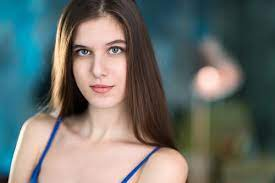
#> input picture Task-4/female.jpg, 275 x 183 px, given in place of the camera
$ python face_recognition.py
#> lines starting #> are read from the running program, lines starting #| are printed output that depends on the picture; after the words box and inside, x2 and y2 are one past the last pixel; in counts of white or black regions, pixels touching at a corner belong together
import cv2
import numpy as np
from os import listdir
from os.path import isfile, join
from datetime import datetime
import pywhatkit
import os


#MAIL
EMAIL_ADD = os.environ.get('EMAIL_ADDRESS')
EMAIL_PASS = os.environ.get('EMAIL_PASSWORD')

# [32 lines left out: function mail, not called in this run]

#WHATSAPP
curr_time = datetime.now()
hour = curr_time.hour
min = curr_time.minute

# [5 lines left out: function whatpy, not called in this run]

#CREATING TRAINING DATA

#Load Haarcascade face classifier
classifier = cv2.CascadeClassifier('haarcascade_frontalface_default.xml')

def face_extractor(img):
    #Detecting face and returning cropped images
    gray = cv2.cvtColor(img, cv2.COLOR_BGR2GRAY)
    faces = classifier.detectMultiScale(gray, 1.3, 5)

    if faces is ():
        return None

    for(x,y,w,h) in faces:
        cropped_face = img[y:y+h, x:x+w]

    return cropped_face

#Accessing webcam
cap = cv2.VideoCapture(0)
count = 0

# #Collecting 500 samples of face
while True:

    ret, frame = cap.read()
#> frame is the input picture: shape (183, 275, 3); mean B, G, R 106.8, 111.3, 105.9
    frame = cv2.flip(frame, 1)
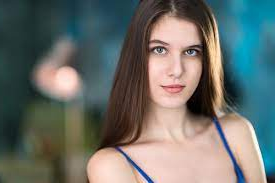
#> frame: shape (183, 275, 3); mean B, G, R 106.8, 111.3, 105.9
    if face_extractor(frame) is not None:
#> in face_extractor, `gray = cv2.cvtColor(img, cv2.COLOR_BGR2GRAY)`:
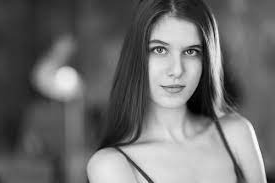
#> gray: shape (183, 275); min 0, max 254, mean 109.2
#> in face_extractor, `faces = classifier.detectMultiScale(gray, 1.3, 5)`: faces = [[138, 24, 76, 76]]
#> the loop in face_extractor, `for(x,y,w,h) in faces:` made 1 pass
#> pass 1, in face_extractor, `cropped_face = img[y:y+h, x:x+w]`:
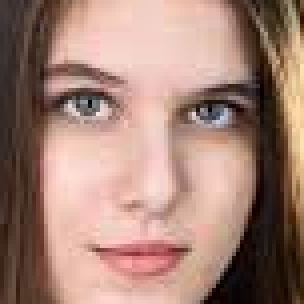
#> cropped_face: shape (76, 76, 3) (shown 4 times larger); mean B, G, R 118.3, 130.4, 164
        count += 1
#> count = 1
        face = cv2.resize(face_extractor(frame), (200, 200))
#> the loop in face_extractor (call 2), `for(x,y,w,h) in faces:` made 1 pass
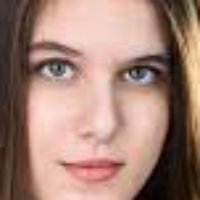
#> face: shape (200, 200, 3); mean B, G, R 118.2, 130.3, 163.8
        face = cv2.cvtColor(face, cv2.COLOR_BGR2GRAY)
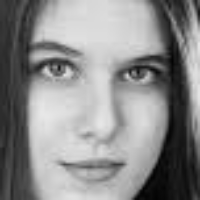
#> face: shape (200, 200); min 3, max 232, mean 138.9

        file_path = 'D:\\MLOps Summer\\Task 6\\faces\\Nisarg\\' + str(count) + '.jpg'
        cv2.imwrite(file_path, face)

        cv2.putText(face, str(count), (50, 50), cv2.FONT_HERSHEY_COMPLEX, 1, (0,255,0), 2)
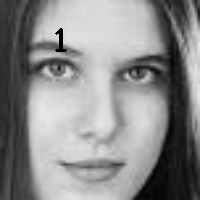
#> face: shape (200, 200); 0.31% of pixels changed, all inside (x1, y1, x2, y2) = (55, 28, 67, 52)
        cv2.imshow('Collecting Face Samples...', face)

    else:
        print('Face Not Found!')
        pass
    if cv2.waitKey(10) == 27 or count == 350:
#> (key Esc is pressed here)
        break

cap.release()
cv2.destroyAllWindows()
print('FACE SAMPLES COLLECTED!')


#TRAINING THE MODEL

data_path = 'D:\\MLOps Summer\\Task 6\\faces\\Nisarg\\'
#> (the run stopped early here; a loop or call above may not have finished)

$ run again, on Task-4/male.jpg
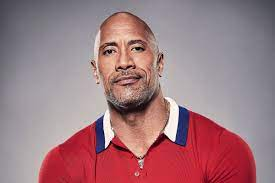
#> input picture Task-4/male.jpg, 275 x 183 px, given in place of the camera
#> frame is the input picture: shape (183, 275, 3); mean B, G, R 128.8, 122, 159.6
#> faces = [[113, 20, 75, 75]]
#> the loop in face_extractor, `for(x,y,w,h) in faces:` made 1 pass
#> pass 1, in face_extractor, `cropped_face = img[y:y+h, x:x+w]`:
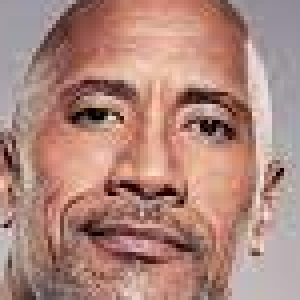
#> cropped_face: shape (75, 75, 3) (shown 4 times larger); mean B, G, R 124.7, 135, 174.8
#> count = 1
#> the loop in face_extractor (call 2), `for(x,y,w,h) in faces:` made 1 pass
#> `cv2.putText(face, str(count), (50, 50), cv2.FONT_HERSHEY_COMPLEX, 1, (..`:
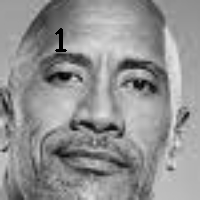
#> face: shape (200, 200); min 0, max 230, mean 145.2

$ run again, on Task-4/Untitled.png
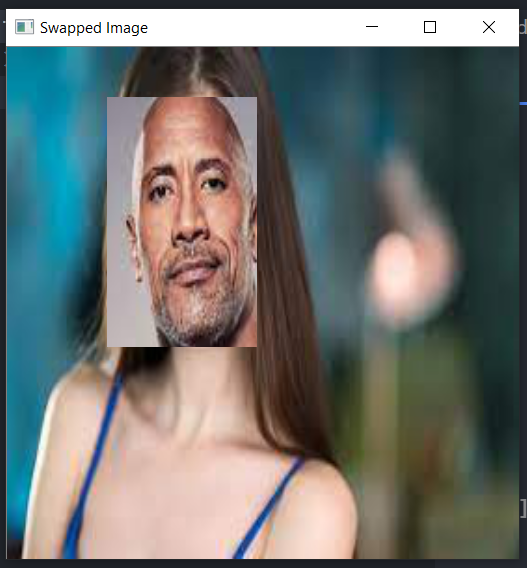
#> input picture Task-4/Untitled.png, 527 x 568 px, given in place of the camera
#> frame is the input picture: shape (568, 527, 3); mean B, G, R 113.1, 115.9, 111.4
#> faces = [[253, 120, 177, 177]]
#> the loop in face_extractor, `for(x,y,w,h) in faces:` made 1 pass
#> pass 1, in face_extractor, `cropped_face = img[y:y+h, x:x+w]`:
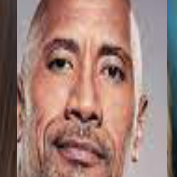
#> cropped_face: shape (177, 177, 3); mean B, G, R 117.1, 125.6, 158.5
#> count = 1
#> the loop in face_extractor (call 2), `for(x,y,w,h) in faces:` made 1 pass
#> `cv2.putText(face, str(count), (50, 50), cv2.FONT_HERSHEY_COMPLEX, 1, (..`:
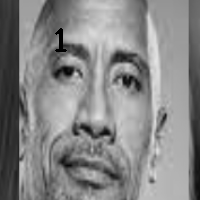
#> face: shape (200, 200); min 0, max 228, mean 134
